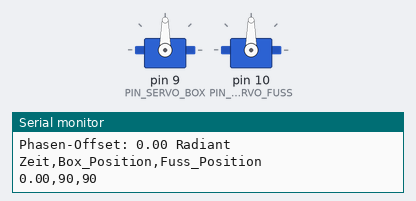
This sketch was run on a simulated Arduino Uno, built with avr-gcc and run on an emulated ATmega328P. Shown: 2 × servo, the last lines printed to the serial monitor.

Above: at 2.1 s.
At 2.35 s:
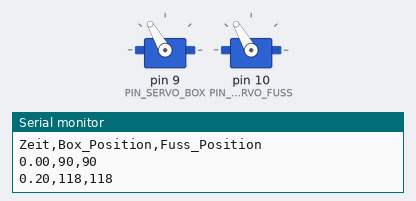
At 2.5 s:
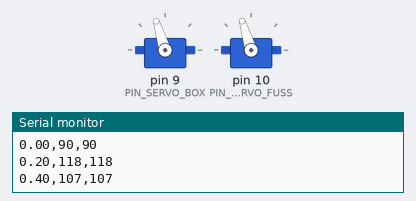
At 3.0 s:
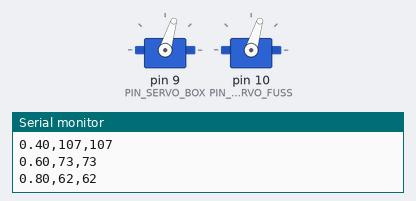
Timing chart, 0 to 5.1 s (numbered marks = the images above):
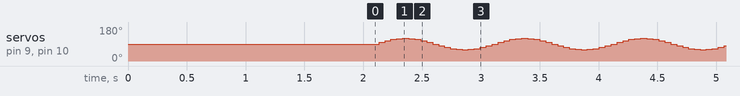

Measured:
- by itself, servo on pin 9 (PIN_SERVO_BOX), servo on pin 10 (PIN_SERVO_FUSS): repeats every 1.0 s: 107° 0.05 s, 114° 0.05 s, 118° 0.05 s, 120° 0.05 s, 118° 0.05 s, 114° 0.05 s, 107° 0.05 s, 99° 0.05 s, 90° 0.05 s, 81° 0.05 s, 73° 0.05 s, 66° 0.05 s, 62° 0.05 s, 60° 0.05 s, 62° 0.05 s, 66° 0.05 s, 73° 0.05 s, 81° 0.05 s, 90° 0.05 s, 99° 0.05 s

The sketch:

sinus.ino
```cpp
#include <Servo.h>

// Servo-Objekte
Servo servoBox;
Servo servoFuss;

// Pin-Definitionen
const int PIN_SERVO_BOX = 9;
const int PIN_SERVO_FUSS = 10;

// Servo-Grenzen
const int MIN_POS_BOX = 60;
const int MAX_POS_BOX = 120;
const int MIN_POS_FUSS = 60;
const int MAX_POS_FUSS = 120;

// Sinuskurven-Parameter
float zeit = 0.0;                    // Zeitvariable
const float ZEITSCHRITT = 0.05;     // Zeitinkrement pro Loop
const float FREQUENZ = 1.0;         // Frequenz der Sinuskurve (Hz)
const float PHASEN_OFFSET = 0.0;    // Phasenverschiebung zwischen Box und Fuss (in Radiant)
                                    // 0.0 = synchron
                                    // PI/2 = 90° versetzt
                                    // PI = 180° versetzt

// Berechnete Mittelpunkte und Amplituden
const int MITTE_BOX = (MIN_POS_BOX + MAX_POS_BOX) / 2;
const int AMPLITUDE_BOX = (MAX_POS_BOX - MIN_POS_BOX) / 2;
const int MITTE_FUSS = (MIN_POS_FUSS + MAX_POS_FUSS) / 2;
const int AMPLITUDE_FUSS = (MAX_POS_FUSS - MIN_POS_FUSS) / 2;

void setup() {
  Serial.begin(9600);

  // Servos initialisieren
  servoBox.attach(PIN_SERVO_BOX);
  servoFuss.attach(PIN_SERVO_FUSS);

  // Startposition: Mitte
  servoBox.write(MITTE_BOX);
  servoFuss.write(MITTE_FUSS);

  Serial.println("=== Sinus-Steuerung gestartet ===");
  Serial.print("Box-Bereich: ");
  Serial.print(MIN_POS_BOX);
  Serial.print(" - ");
  Serial.println(MAX_POS_BOX);
  Serial.print("Fuss-Bereich: ");
  Serial.print(MIN_POS_FUSS);
  Serial.print(" - ");
  Serial.println(MAX_POS_FUSS);
  Serial.print("Phasen-Offset: ");
  Serial.print(PHASEN_OFFSET);
  Serial.println(" Radiant");
  Serial.println("Zeit,Box_Position,Fuss_Position");

  delay(2000); // Kurz warten
}

void loop() {
  // Sinuskurven berechnen
  float sinus_box = sin(2 * PI * FREQUENZ * zeit);
  float sinus_fuss = sin(2 * PI * FREQUENZ * zeit + PHASEN_OFFSET);

  // Positionen berechnen (von -1 bis +1 auf Min-Max skalieren)
  int position_box = MITTE_BOX + (int)(sinus_box * AMPLITUDE_BOX);
  int position_fuss = MITTE_FUSS + (int)(sinus_fuss * AMPLITUDE_FUSS);

  // Sicherheitsbegrenzung
  position_box = constrain(position_box, MIN_POS_BOX, MAX_POS_BOX);
  position_fuss = constrain(position_fuss, MIN_POS_FUSS, MAX_POS_FUSS);

  // Servos bewegen
  servoBox.write(position_box);
  servoFuss.write(position_fuss);

  // Debug-Ausgabe (alle 0.2 Sekunden)
  static unsigned long letzteAusgabe = 0;
  if (millis() - letzteAusgabe > 200) {
    Serial.print(zeit, 2);
    Serial.print(",");
    Serial.print(position_box);
    Serial.print(",");
    Serial.println(position_fuss);
    letzteAusgabe = millis();
  }

  // Zeit weiterzählen
  zeit += ZEITSCHRITT;

  // Nach einer vollen Periode zurücksetzen (optional, verhindert Overflow)
  if (zeit >= (1.0 / FREQUENZ) * 10) { // 10 komplette Zyklen
    zeit = 0.0;
  }

  // Warten bis zum nächsten Schritt
  delay((int)(ZEITSCHRITT * 1000)); // ZEITSCHRITT in Millisekunden
}
```
